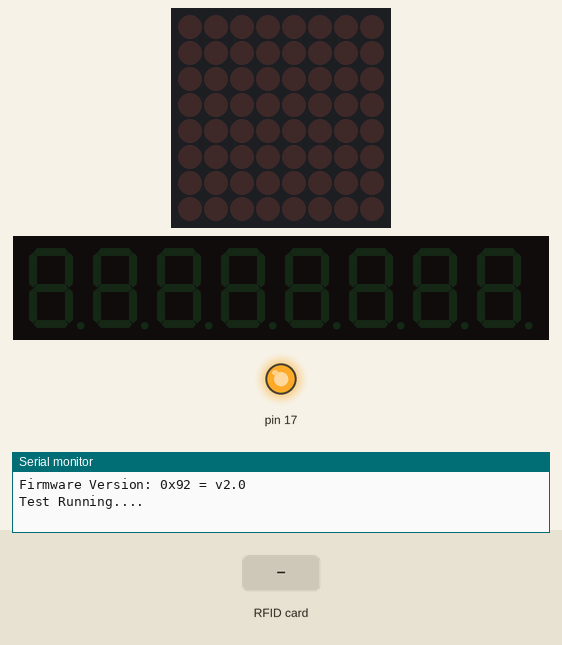
A sketch run on a simulated Arduino Leonardo, built with avr-gcc and run on an emulated ATmega32U4. Shown: 8×8 LED matrix, 8-digit seven-segment display, output pins drawn as LEDs (lit = HIGH), the last lines printed to the serial monitor. The inputs (shaded band) are chosen by the test bench.

Above: at 1.2 s.
1.3 s: RFID card 5E 7A 19 C4 held to the reader
At 2.1 s:
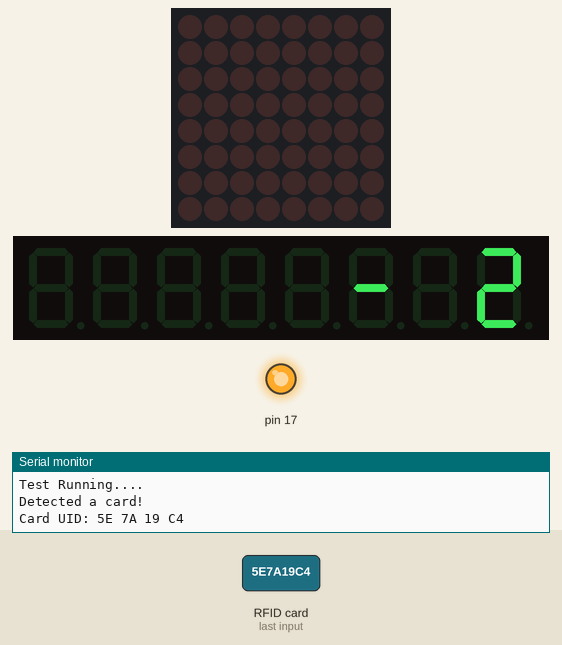
At 5.1 s:
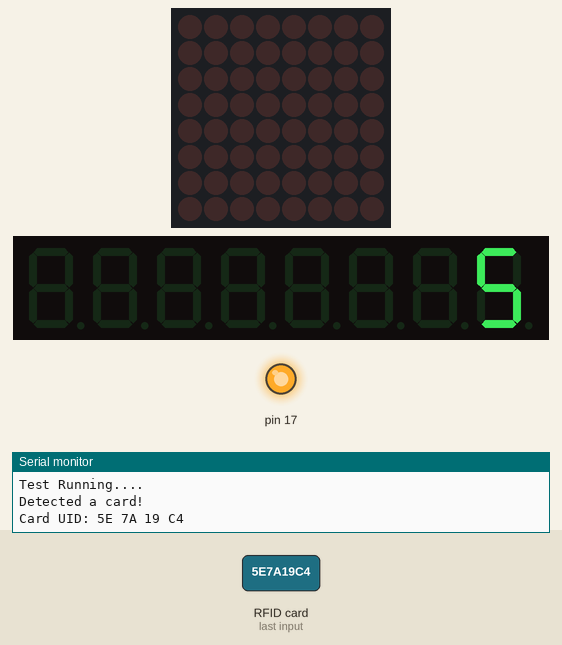
Timing chart, 0 to 6.6 s (numbered marks = the images above; inputs shaded):
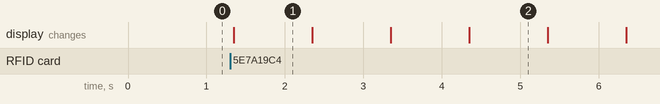

The sketch:

main.ino
```cpp
#include <SPI.h>
#include <MFRC522.h>
#include "LedControl.h"


#define RST_PIN         9          // Configurable, see typical pin layout above
#define SS_PIN          8         // Configurable, see typical pin layout above

MFRC522 mfrc522(SS_PIN, RST_PIN);  // Create MFRC522 instance

// pin 12 is connected to the DataIn
// pin 11 is connected to the CLK
// pin 10 is connected to LOAD
// We have only a single MAX72XX.
LedControl lc=LedControl(12,11,10,1);

unsigned long delaytime=1000;

void setup() {
   /*
   The MAX72XX is in power-saving mode on startup,
   we have to do a wakeup call
   */
  lc.shutdown(0,false);
  /* Set the brightness to a medium values */
  lc.setIntensity(0,8);
  /* and clear the display */
  lc.clearDisplay(0);
  // put your setup code here, to run once:
  Serial.begin(9600);   // Initialize serial communications with the PC
  Serial1.begin(9600);
  while (!Serial);    // Do nothing if no serial port is opened (added for Arduinos based on ATMEGA32U4)
  SPI.begin();      // Init SPI bus
  mfrc522.PCD_Init();   // Init MFRC522
  mfrc522.PCD_DumpVersionToSerial();  // Show details of PCD - MFRC522 Card Reader details
  Serial.println(F("Test Running...."));
}

void countDown(int negCount, int posCount){
  lc.setRow(0,2,1);
  for( int i=negCount; i +1 > 0 ; i--){
     lc.setDigit(0,0,i,false);
     delay(1000);
  }
  lc.setRow(0,2,0);
  for (int i=posCount; i+1 > 0; i--){
     lc.setDigit(0,0,i,false);
     delay(1000);
  }
  lc.setRow(0,0,0);
  lc.setChar(0,2,'H',false);
  lc.setChar(0,1,'E',false);
  lc.setRow(0,0,6);
  delay(300);
  lc.clearDisplay(0);
}

void dumpUID(){
  // Dump UID to Serial
  Serial.print(F("Card UID:"));
  for (byte i = 0; i < mfrc522.uid.size; i++) {
    Serial.print(mfrc522.uid.uidByte[i] < 0x10 ? " 0" : " ");
    Serial.print(mfrc522.uid.uidByte[i], HEX);
  }
  Serial.println();

  // Dump UID to Serial1
  Serial1.print(F("Card UID:"));
  for (byte i = 0; i < mfrc522.uid.size; i++) {
    Serial1.print(mfrc522.uid.uidByte[i] < 0x10 ? " 0" : " ");
    Serial1.print(mfrc522.uid.uidByte[i], HEX);
  }
  Serial1.println();
}


void loop() {
  // Look for new cards
  // Look for new cards, and select one if present
  if ( ! mfrc522.PICC_IsNewCardPresent() || ! mfrc522.PICC_ReadCardSerial() ) {
    delay(50);
    return;
  }

  Serial.println(F("Detected a card!"));

  dumpUID();

  countDown(2,5);

  delay(1000);

}
```

Measured:
- after the input at 1.3 s, the display: changes after 0.05 s (image 1)
- what the display in image 1 shows lasts 1.0 s, from 1.3 s to 2.3 s
